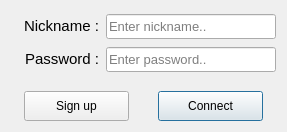
<?xml version="1.0" encoding="UTF-8"?>
<ui version="4.0">
 <class>LoginDiag</class>
 <widget class="QDialog" name="LoginDiag">
  <property name="geometry">
   <rect>
    <x>0</x>
    <y>0</y>
    <width>287</width>
    <height>132</height>
   </rect>
  </property>
  <property name="windowTitle">
   <string>Login</string>
  </property>
  <layout class="QHBoxLayout" name="horizontalLayout">
   <item>
    <layout class="QVBoxLayout" name="verticalLayout" stretch="10,4">
     <property name="spacing">
      <number>16</number>
     </property>
     <item>
      <layout class="QVBoxLayout" name="verticalLayout_2">
       <property name="spacing">
        <number>2</number>
       </property>
       <property name="topMargin">
        <number>0</number>
       </property>
       <property name="bottomMargin">
        <number>0</number>
       </property>
       <item>
        <layout class="QHBoxLayout" name="horizontalLayout_5" stretch="3,6">
         <item>
          <layout class="QHBoxLayout" name="horizontalLayout_8">
           <property name="leftMargin">
            <number>6</number>
           </property>
           <item alignment="Qt::AlignRight|Qt::AlignVCenter">
            <widget class="QLabel" name="label">
             <property name="font">
              <font>
               <family>Tahoma</family>
               <pointsize>11</pointsize>
              </font>
             </property>
             <property name="text">
              <string>Nickname : </string>
             </property>
            </widget>
           </item>
          </layout>
         </item>
         <item>
          <layout class="QHBoxLayout" name="horizontalLayout_7">
           <property name="spacing">
            <number>6</number>
           </property>
           <property name="bottomMargin">
            <number>0</number>
           </property>
           <item alignment="Qt::AlignVCenter">
            <widget class="QLineEdit" name="NicknameField">
             <property name="minimumSize">
              <size>
               <width>170</width>
               <height>25</height>
              </size>
             </property>
             <property name="maximumSize">
              <size>
               <width>170</width>
               <height>25</height>
              </size>
             </property>
             <property name="font">
              <font>
               <family>Tahoma</family>
               <pointsize>10</pointsize>
              </font>
             </property>
             <property name="text">
              <string/>
             </property>
             <property name="placeholderText">
              <string>Enter nickname..</string>
             </property>
            </widget>
           </item>
          </layout>
         </item>
        </layout>
       </item>
       <item>
        <layout class="QHBoxLayout" name="horizontalLayout_6" stretch="3,6">
         <item>
          <layout class="QHBoxLayout" name="horizontalLayout_10">
           <property name="leftMargin">
            <number>6</number>
           </property>
           <item alignment="Qt::AlignRight|Qt::AlignVCenter">
            <widget class="QLabel" name="label_2">
             <property name="font">
              <font>
               <family>Tahoma</family>
               <pointsize>11</pointsize>
              </font>
             </property>
             <property name="text">
              <string>Password : </string>
             </property>
            </widget>
           </item>
          </layout>
         </item>
         <item>
          <layout class="QHBoxLayout" name="horizontalLayout_9">
           <item alignment="Qt::AlignVCenter">
            <widget class="QLineEdit" name="PasswordField">
             <property name="minimumSize">
              <size>
               <width>170</width>
               <height>25</height>
              </size>
             </property>
             <property name="maximumSize">
              <size>
               <width>170</width>
               <height>25</height>
              </size>
             </property>
             <property name="font">
              <font>
               <family>Tahoma</family>
               <pointsize>10</pointsize>
              </font>
             </property>
             <property name="text">
              <string/>
             </property>
             <property name="echoMode">
              <enum>QLineEdit::Password</enum>
             </property>
             <property name="placeholderText">
              <string>Enter password..</string>
             </property>
            </widget>
           </item>
          </layout>
         </item>
        </layout>
       </item>
      </layout>
     </item>
     <item>
      <layout class="QHBoxLayout" name="horizontalLayout_2">
       <item>
        <layout class="QHBoxLayout" name="horizontalLayout_4">
         <item>
          <widget class="QPushButton" name="SignupButton">
           <property name="minimumSize">
            <size>
             <width>105</width>
             <height>30</height>
            </size>
           </property>
           <property name="maximumSize">
            <size>
             <width>105</width>
             <height>30</height>
            </size>
           </property>
           <property name="text">
            <string>Sign up</string>
           </property>
           <property name="autoDefault">
            <bool>false</bool>
           </property>
          </widget>
         </item>
        </layout>
       </item>
       <item>
        <layout class="QHBoxLayout" name="horizontalLayout_3">
         <item>
          <widget class="QPushButton" name="ConnectButton">
           <property name="minimumSize">
            <size>
             <width>105</width>
             <height>30</height>
            </size>
           </property>
           <property name="maximumSize">
            <size>
             <width>105</width>
             <height>30</height>
            </size>
           </property>
           <property name="text">
            <string>Connect</string>
           </property>
          </widget>
         </item>
        </layout>
       </item>
      </layout>
     </item>
    </layout>
   </item>
  </layout>
 </widget>
 <resources/>
 <connections/>
</ui>
